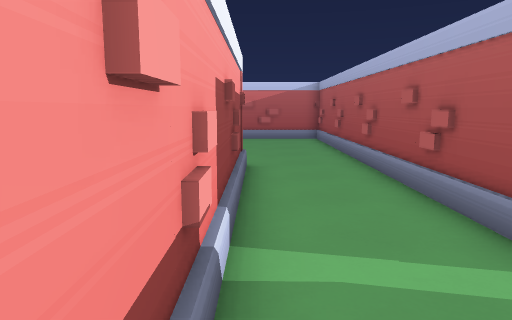
[1] (above)

24 first-person views from a walk through a 3-D level made in the Godot game engine. The camera is 1.5 m above the floor, tilts 8° down and sees 70° across. The floor is counted in squares, 1 m on a side. Each view is taken from the middle of a square. On the plan, view 1 faces up. The plan holds only what a view shows up to about 16 squares ahead; the rest is blank. The place goes on beyond the plan.

[2]
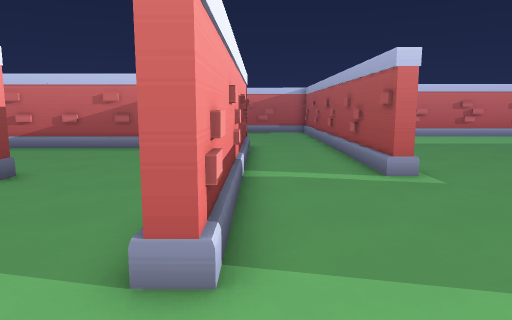

[3]
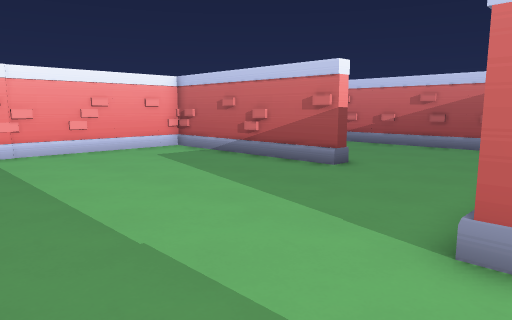

[4]
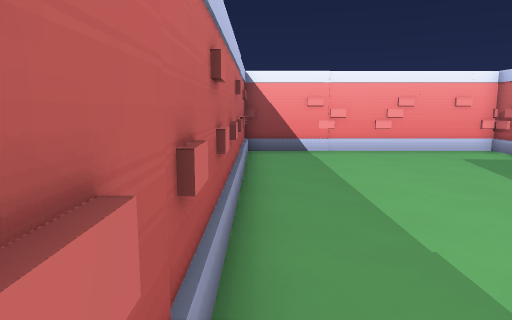

[5]
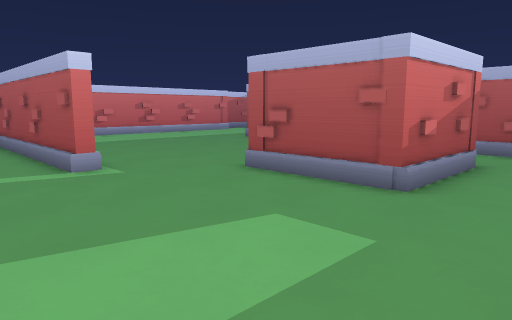

[6]
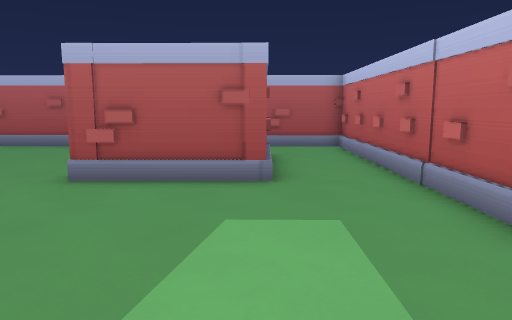

[7]
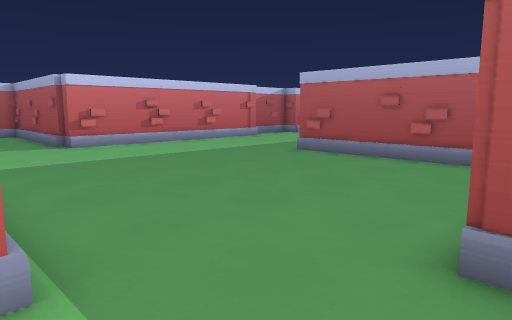

[8]
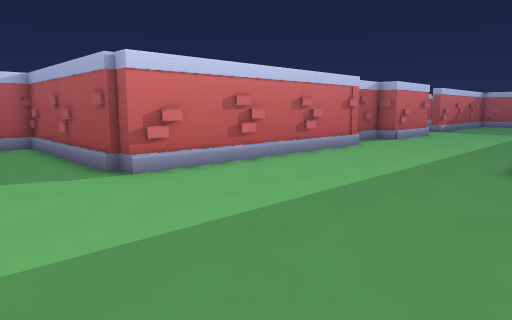

[9]
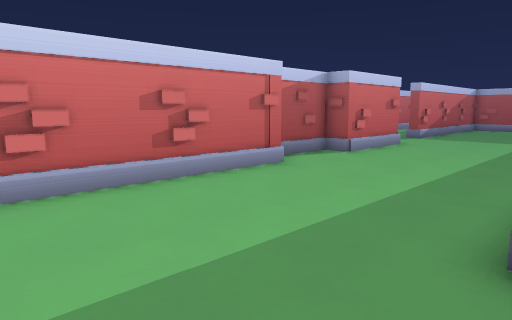

[10]
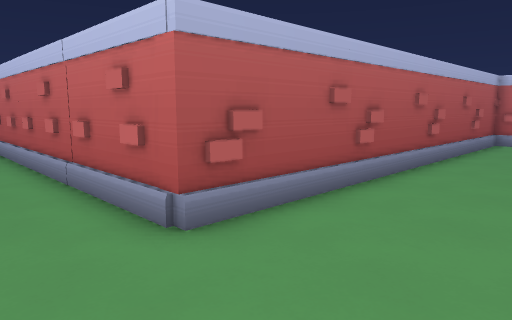

[11]
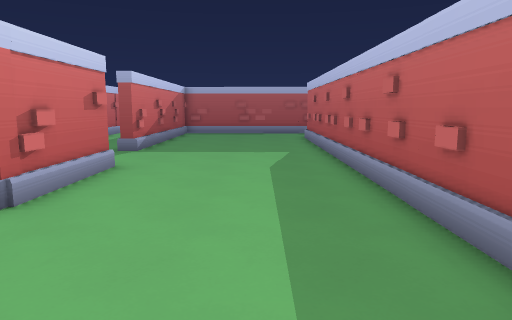

[12]
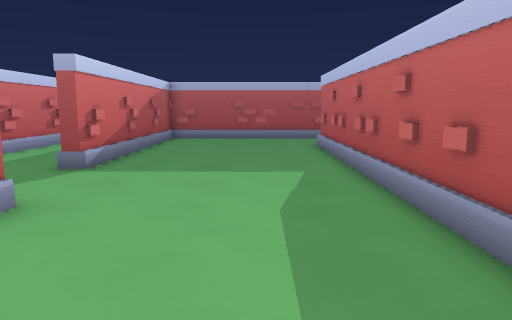

[13]
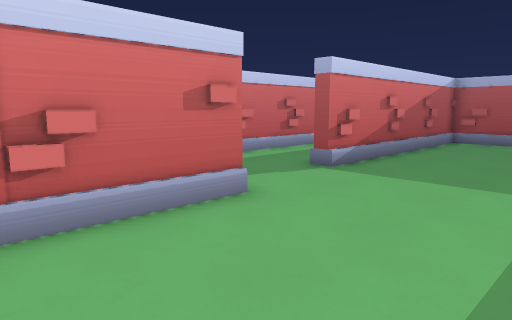

[14]
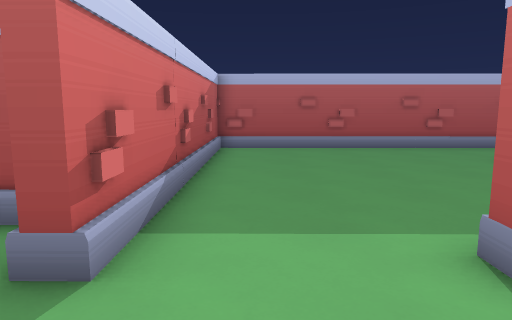

[15]
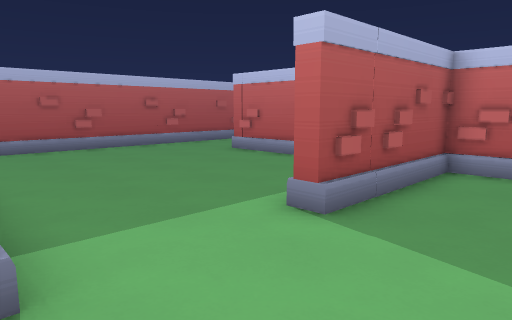

[16]
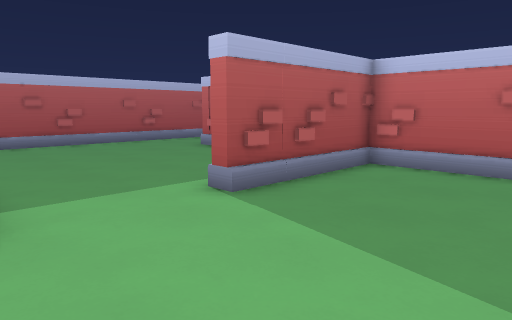

[17]
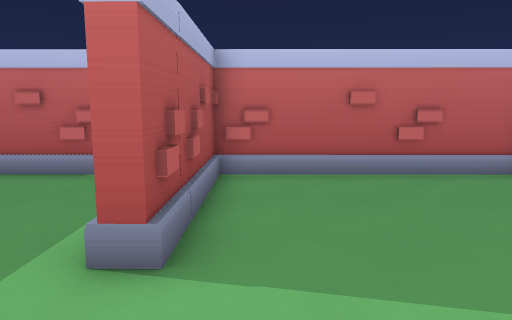

[18]
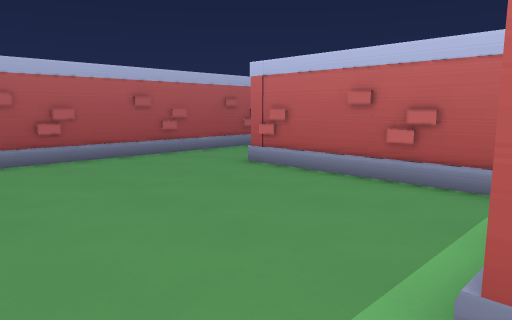

[19]
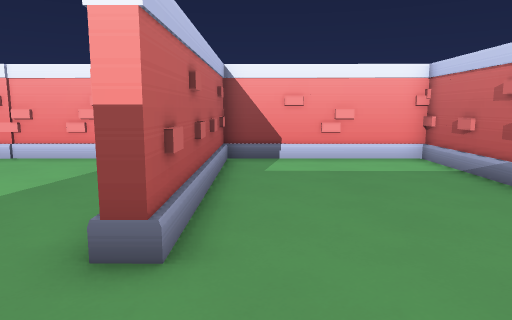

[20]
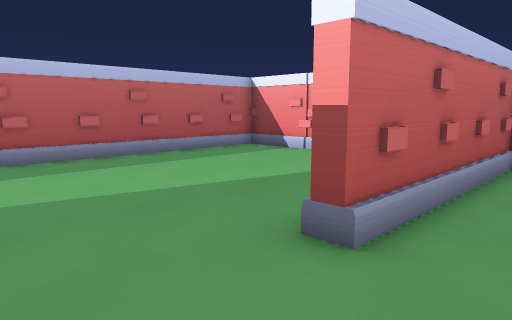

[21]
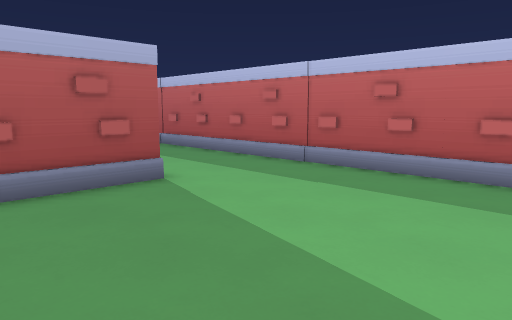

[22]
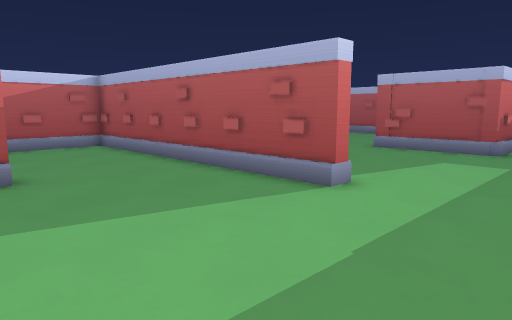

[23]
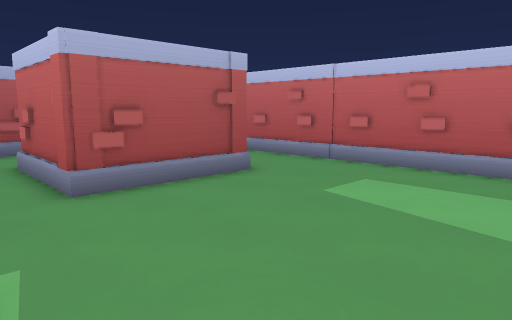

[24]
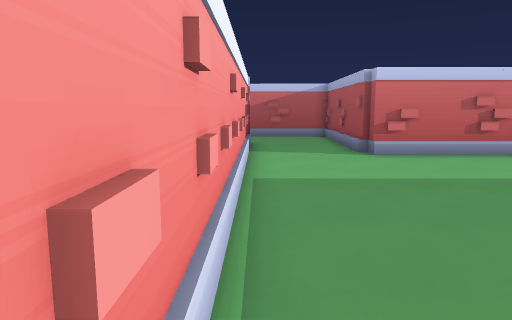

### Floor plan
Points are (right, up) in squares from view 1. A wall is a line through its corners. A room is listed if a view was taken in it or the views show most of it. See-through windows are left out.
Room 1 (views 1, 2, 3, 4, 5, 6, 7, 8, 9, 10, 11, 12, 13, 19, 20, 21, 22, 23, 24)
walls: (3.5, 3.1) (3.1, 3.1) (3.1, 10.6); (10.9, -3.3) (6.6, -3.2) (6.6, 0.8) (10.8, 0.7); (-0.4, 9.5) (-0.5, -2.1) (-0.9, -2.1) (-0.8, 9.7); (-0.8, 9.1) (-13.1, 9.2) (-13.1, 3) (-5.4, 3) (-5.4, 2.5) (-13.1, 2.6) (-13.2, -6.3); (3.6, 16.9) (3.5, 3.5); (18, 14.9) (7.9, 15) (7.9, 15.5) (7.7, 15.5) (7.8, 19.6); (25.5, 14.8) (21.4, 14.9) (21.4, 15.8) (18.7, 15.8); (-13, -6.3) (13.7, -6.5) (13.8, 8.5) (35.2, 8.3); (36.5, 15.4) (29, 15.4) (29, 15.9); (35.9, 19.4) (35.1, 19.4)
low walls: (-13, -3.4) (-13, -4.2); (-13, -5.7) (-13, -6.3)
ways out: opening at (1, 9.7) to room 2
Room 2 (views 14, 15, 16, 17, 18)
walls: (-6.5, 9.6) (-0.4, 9.5); (-13.5, 9.6) (-8, 9.6) (-8, 14.7) (-7.5, 14.7); (3.1, 10.6) (3.2, 18.5); (3.8, 18.5) (-8, 18.6) (-8, 19.2)
ways out: opening at (1, 9.7) to room 1

Positions as (right, up) in squares from view 1, and headings:
1: (0, 0), facing up
2: (0, -5), facing up
3: (0, -6), facing up-left
4: (0, -6), facing left
5: (0, -6), facing up-right
6: (-1, -3), facing right
7: (3, 0), facing up-right
8: (4, 7), facing up-right
9: (10, 8), facing up-right
10: (10, 11), facing down-right
11: (16, 11), facing right
12: (20, 11), facing right
13: (21, 10), facing up-right
14: (-11, 17), facing right
15: (-11, 19), facing down-right
16: (-13, 19), facing down-right
17: (-9, 18), facing down
18: (-8, 17), facing down-right
19: (-2, 4), facing left
20: (-2, 5), facing down-left
21: (-8, 2), facing down-right
22: (-7, -6), facing up-right
23: (0, 3), facing down-right
24: (4, 3), facing up
